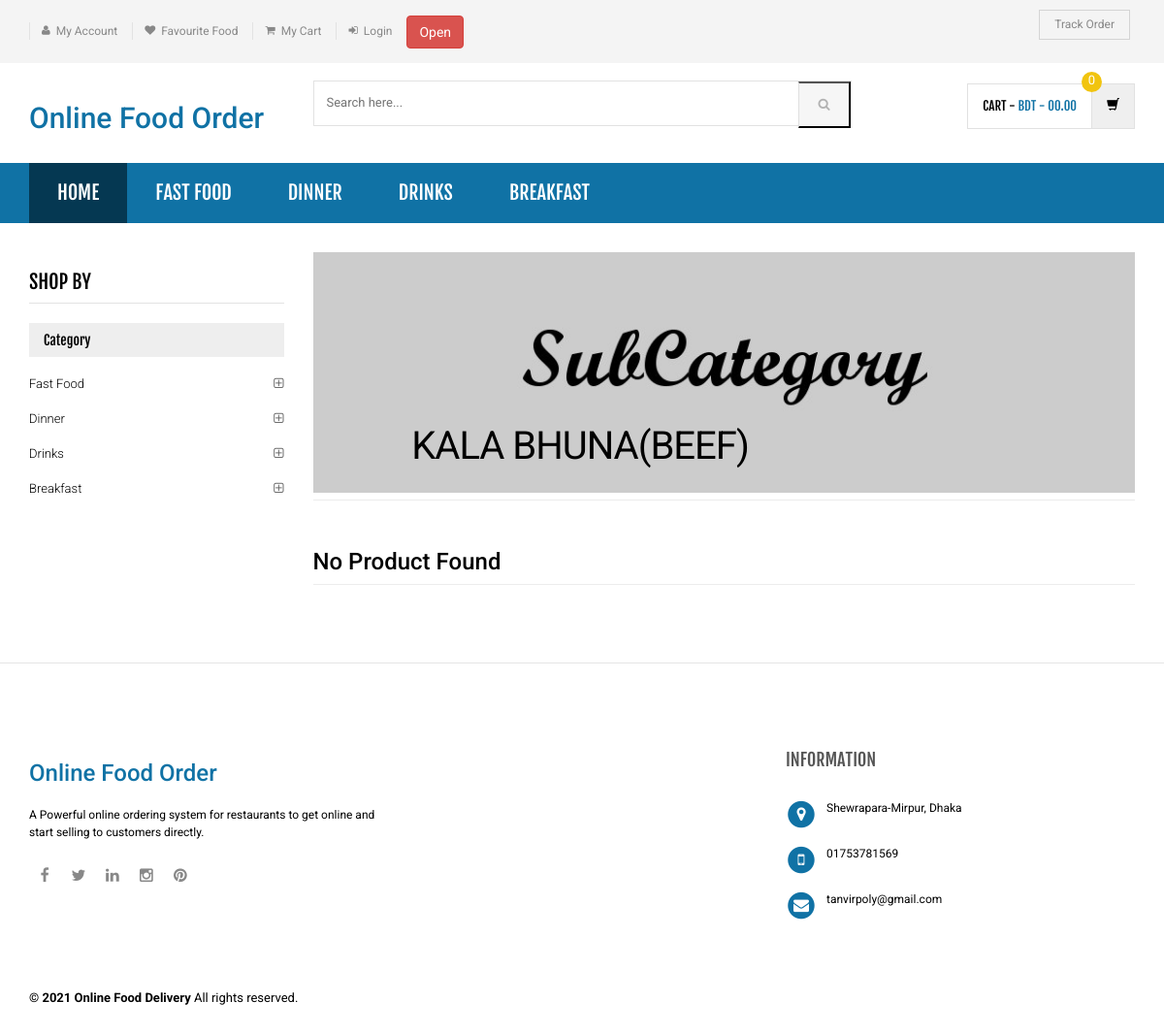
Screenshot of /sub-category.php?scid=31 with the database file from the repository.
### tables this page shows
CREATE TABLE `category` (
  `id` int(11) NOT NULL,
  `categoryName` varchar(255) DEFAULT NULL,
  `categoryDescription` longtext DEFAULT NULL,
  `creationDate` timestamp NOT NULL DEFAULT current_timestamp(),
  `updationDate` varchar(255) DEFAULT NULL
);

CREATE TABLE `subcategory` (
  `id` int(11) NOT NULL,
  `categoryid` int(11) DEFAULT NULL,
  `subcategory` varchar(255) DEFAULT NULL,
  `creationDate` timestamp NULL DEFAULT current_timestamp(),
  `updationDate` varchar(255) DEFAULT NULL
);

### sub-category.php (the view, shortened to what this page needs)
<?php
include('includes/config.php');
$cid=intval($_GET['scid']);
?>
<!DOCTYPE html>
<html lang="en">
	<head>
	    <link rel="stylesheet" href="assets/css/bootstrap.min.css">
	    <link rel="stylesheet" href="assets/css/main.css">
	    <link rel="stylesheet" href="assets/css/green.css">
	    <link rel="stylesheet" href="assets/css/owl.carousel.css">
		<link rel="stylesheet" href="assets/css/owl.transitions.css">
		<link href="assets/css/lightbox.css" rel="stylesheet">
		<link rel="stylesheet" href="assets/css/animate.min.css">
		<link rel="stylesheet" href="assets/css/rateit.css">
		<link rel="stylesheet" href="assets/css/bootstrap-select.min.css">
		<link rel="stylesheet" href="assets/css/config.css">
		<link href="assets/css/green.css" rel="alternate stylesheet" title="Green color">
		<link href="assets/css/blue.css" rel="alternate stylesheet" title="Blue color">
		<link href="assets/css/red.css" rel="alternate stylesheet" title="Red color">
		<link href="assets/css/orange.css" rel="alternate stylesheet" title="Orange color">
		<link href="assets/css/dark-green.css" rel="alternate stylesheet" title="Darkgreen color">
		<link rel="stylesheet" href="assets/css/font-awesome.min.css">
	</head>
    <body class="cnt-home">
<header class="header-style-1">
<?php include('includes/top-header.php');?>
<?php include('includes/main-header.php');?>
<?php include('includes/menu-bar.php');?>
</header>
<div class="body-content outer-top-xs">
	<div class='container'>
		<div class='row outer-bottom-sm'>
			<div class='col-md-3 sidebar'>
<div class="sidebar-module-container">
	            	<h3 class="section-title">shop by</h3>
	            	<div class="sidebar-filter">
<div class="sidebar-widget wow fadeInUp outer-bottom-xs ">
	<div class="widget-header m-t-20">
		<h4 class="widget-title">Category</h4>
	</div>
	<div class="sidebar-widget-body m-t-10">
	         <?php $sql=mysqli_query($con,"select id,categoryName  from category");
while($row=mysqli_fetch_array($sql))
{
    ?>
		<div class="accordion">
	    	<div class="accordion-group">
	            <div class="accordion-heading">
	                <a href="category.php?cid=<?php echo $row['id'];?>"  class="accordion-toggle collapsed">
	                   <?php echo $row['categoryName'];?>
	                </a>
	            </div>
	        </div>
	    </div>
	    <?php } ?>
	</div>
</div>
	            	</div>
	            </div>
            </div>
			<div class='col-md-9'>
	<div id="category" class="category-carousel hidden-xs">
		<div class="item">
			<div class="image">
				<img src="assets/images/banners/cat-banner-2.jpg" alt="" class="img-responsive">
			</div>
			<div class="container-fluid">
				<div class="caption vertical-top text-left">
					<div class="big-text">
						<br />
					</div>
					       <?php $sql=mysqli_query($con,"select subcategory  from subcategory where id='$cid'");
while($row=mysqli_fetch_array($sql))
{
    ?>
					<div class="excerpt hidden-sm hidden-md">
						<?php echo htmlentities($row['subcategory']);?>
					</div>
			<?php } ?>
				</div>
			</div>
		</div>
</div>
				<div class="search-result-container">
					<div id="myTabContent" class="tab-content">
						<div class="tab-pane active " id="grid-container">
							<div class="category-product  inner-top-vs">
								<div class="row">
			<?php
$ret=mysqli_query($con,"select * from products where subCategory='$cid'");
$num=mysqli_num_rows($ret);
if($num>0)
{
while ($row=mysqli_fetch_array($ret))
{?>
		<div class="col-sm-6 col-md-4 wow fadeInUp">
			<div class="products">
	<div class="product">
		<div class="product-image">
			<div class="image">
				<a href="product-details.php?pid=<?php echo htmlentities($row['id']);?>"><img  src="assets/images/blank.gif" data-echo="admin/productimages/<?php echo htmlentities($row['id']);?>/<?php echo htmlentities($row['productImage1']);?>" alt="" width="200" height="300"></a>
			</div>
		</div>
		<div class="product-info text-left">
			<h3 class="name"><a href="product-details.php?pid=<?php echo htmlentities($row['id']);?>"><?php echo htmlentities($row['productName']);?></a></h3>
			<div class="rating rateit-small"></div>
			<div class="description"></div>
			<div class="product-price">
				<span class="price">
					Rs. <?php echo htmlentities($row['productPrice']);?>			</span>
										     <span class="price-before-discount">Rs. <?php echo htmlentities($row['productPriceBeforeDiscount']);?></span>
			</div>
		</div>
					<div class="cart clearfix animate-effect">
				<div class="action">
					<ul class="list-unstyled">
						<li class="add-cart-button btn-group">
						<?php if($row['productAvailability']=='In Stock'){?>
										<button class="btn btn-primary icon" data-toggle="dropdown" type="button">
								<i class="fa fa-shopping-cart"></i>
							</button>
							<a href="category.php?page=product&action=add&id=<?php echo $row['id']; ?>">
							<button class="btn btn-primary" type="button">Add to cart</button></a>
								<?php } else {?>
							<div class="action" style="color:red">Out of Stock</div>
					<?php } ?>
						</li>
		                <li class="lnk wishlist">
							<a class="add-to-cart" href="category.php?pid=<?php echo htmlentities($row['id'])?>&&action=wishlist" title="Wishlist">
								 <i class="icon fa fa-heart"></i>
							</a>
						</li>
					</ul>
				</div>
			</div>
			</div>
			</div>
		</div>
	  <?php } } else {?>
		<div class="col-sm-6 col-md-4 wow fadeInUp"> <h3>No Product Found</h3>
		</div>
<?php } ?>
										</div>
							</div>
						</div>
				</div>
			</div>
		</div></div>
</div>
</div>
<?php include('includes/footer.php');?>
</body>
</html>

### includes/menu-bar.php (shortened to what this page needs)
<div class="header-nav animate-dropdown">
    <div class="container">
        <div class="yamm navbar navbar-default" role="navigation">
            <div class="nav-bg-class">
                <div class="navbar-collapse collapse" id="mc-horizontal-menu-collapse">
                   <div class="nav-outer">
                      <ul class="nav navbar-nav">
                         <li class="active dropdown yamm-fw">
                            <a href="index.php" data-hover="dropdown" class="dropdown-toggle">Home</a>
                        </li>
                        <?php $sql=mysqli_query($con,"select id,categoryName  from category limit 6");
                        while($row=mysqli_fetch_array($sql))
                        {
                            ?>
                            <li class="dropdown yamm">
                                <a href="category.php?cid=<?php echo $row['id'];?>"> <?php echo $row['categoryName'];?></a>
                            </li>
                        <?php } ?>
                    </ul>
                    <div class="clearfix"></div>
                </div>
            </div>
        </div>
    </div>
</div>
</div>

### assets/css/green.css (style rules this page uses)
a { color: #1072a5; }
.header-style-1 .header-nav { background: #1072a5; }
.cnt-home .header-style-1 .header-nav .navbar .navbar-nav > li.active { background: #053852; }
.sidebar .sidebar-module-container .sidebar-widget .sidebar-widget-body .accordion .accordion-group .accordion-heading .accordion-toggle, .sidebar .sidebar-module-container .sidebar-widget .sidebar-widget-body .accordion .accordion-group .accordion-heading .accordion-toggle:hover, .sidebar .sidebar-module-container .sidebar-widget .sidebar-widget-body .accordion .accordion-group .accordion-heading .accordion-toggle:focus, .sidebar .sidebar-module-container .sidebar-widget .sidebar-widget-body .accordion .accordion-group .accordion-heading .accordion-toggle:after { color: #1072a5; }

### assets/css/lightbox.css (style rules this page uses)
body:after { content: url(../images/close.png) url(../images/loading.gif) url(../images/prev.png) url(../images/next.png); display: none; }

### assets/css/blue.css (style rules this page uses)
a { color: #3498db; }
.header-style-1 .header-nav { background: #3498db; }
.cnt-home .header-style-1 .header-nav .navbar .navbar-nav > li.active { background: #1d6ca1; }
.sidebar .sidebar-module-container .sidebar-widget .sidebar-widget-body .accordion .accordion-group .accordion-heading .accordion-toggle, .sidebar .sidebar-module-container .sidebar-widget .sidebar-widget-body .accordion .accordion-group .accordion-heading .accordion-toggle:hover, .sidebar .sidebar-module-container .sidebar-widget .sidebar-widget-body .accordion .accordion-group .accordion-heading .accordion-toggle:focus, .sidebar .sidebar-module-container .sidebar-widget .sidebar-widget-body .accordion .accordion-group .accordion-heading .accordion-toggle:after { color: #3498db; }

### assets/css/red.css (style rules this page uses)
a { color: #ff6c6c; }
.header-style-1 .header-nav { background: #ff6c6c; }
.cnt-home .header-style-1 .header-nav .navbar .navbar-nav > li.active { background: #ff1a1a; }
.sidebar .sidebar-module-container .sidebar-widget .sidebar-widget-body .accordion .accordion-group .accordion-heading .accordion-toggle, .sidebar .sidebar-module-container .sidebar-widget .sidebar-widget-body .accordion .accordion-group .accordion-heading .accordion-toggle:hover, .sidebar .sidebar-module-container .sidebar-widget .sidebar-widget-body .accordion .accordion-group .accordion-heading .accordion-toggle:focus, .sidebar .sidebar-module-container .sidebar-widget .sidebar-widget-body .accordion .accordion-group .accordion-heading .accordion-toggle:after { color: #ff6c6c; }

### assets/css/orange.css (style rules this page uses)
a { color: #f39c12; }
.header-style-1 .header-nav { background: #f39c12; }
.cnt-home .header-style-1 .header-nav .navbar .navbar-nav > li.active { background: #ab6c09; }
.sidebar .sidebar-module-container .sidebar-widget .sidebar-widget-body .accordion .accordion-group .accordion-heading .accordion-toggle, .sidebar .sidebar-module-container .sidebar-widget .sidebar-widget-body .accordion .accordion-group .accordion-heading .accordion-toggle:hover, .sidebar .sidebar-module-container .sidebar-widget .sidebar-widget-body .accordion .accordion-group .accordion-heading .accordion-toggle:focus, .sidebar .sidebar-module-container .sidebar-widget .sidebar-widget-body .accordion .accordion-group .accordion-heading .accordion-toggle:after { color: #f39c12; }

### assets/css/dark-green.css (style rules this page uses)
a { color: #12cca7; }
.header-style-1 .header-nav { background: #12cca7; }
.cnt-home .header-style-1 .header-nav .navbar .navbar-nav > li.active { background: #0b816a; }
.sidebar .sidebar-module-container .sidebar-widget .sidebar-widget-body .accordion .accordion-group .accordion-heading .accordion-toggle, .sidebar .sidebar-module-container .sidebar-widget .sidebar-widget-body .accordion .accordion-group .accordion-heading .accordion-toggle:hover, .sidebar .sidebar-module-container .sidebar-widget .sidebar-widget-body .accordion .accordion-group .accordion-heading .accordion-toggle:focus, .sidebar .sidebar-module-container .sidebar-widget .sidebar-widget-body .accordion .accordion-group .accordion-heading .accordion-toggle:after { color: #12cca7; }

### rows the page displays
category: categoryName "FAST FOOD", categoryName "Fast Food"
category: categoryName "DINNER", categoryName "Dinner"
category: categoryName "DRINKS", categoryName "Drinks"
category: categoryName "BREAKFAST", categoryName "Breakfast"
subcategory: subcategory "KALA BHUNA(BEEF)"
